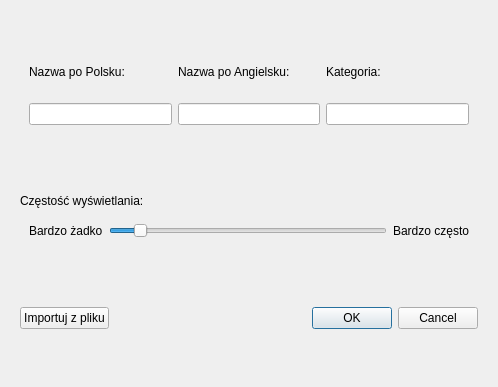
<?xml version="1.0" encoding="UTF-8"?>
<ui version="4.0">
 <class>Dialog</class>
 <widget class="QDialog" name="Dialog">
  <property name="geometry">
   <rect>
    <x>0</x>
    <y>0</y>
    <width>498</width>
    <height>387</height>
   </rect>
  </property>
  <property name="windowTitle">
   <string>Dialog</string>
  </property>
  <layout class="QVBoxLayout" name="verticalLayout_3">
   <item>
    <widget class="QWidget" name="widget_3" native="true">
     <property name="sizePolicy">
      <sizepolicy hsizetype="Preferred" vsizetype="Maximum">
       <horstretch>0</horstretch>
       <verstretch>0</verstretch>
      </sizepolicy>
     </property>
     <layout class="QVBoxLayout" name="verticalLayout">
      <item>
       <widget class="QWidget" name="widget" native="true">
        <property name="sizePolicy">
         <sizepolicy hsizetype="Preferred" vsizetype="Maximum">
          <horstretch>0</horstretch>
          <verstretch>0</verstretch>
         </sizepolicy>
        </property>
        <layout class="QHBoxLayout" name="horizontalLayout">
         <item>
          <widget class="QLabel" name="label">
           <property name="text">
            <string>Nazwa po Polsku:</string>
           </property>
          </widget>
         </item>
         <item>
          <widget class="QLabel" name="label_2">
           <property name="text">
            <string>Nazwa po Angielsku:</string>
           </property>
          </widget>
         </item>
         <item>
          <widget class="QLabel" name="label_3">
           <property name="text">
            <string>Kategoria:</string>
           </property>
          </widget>
         </item>
        </layout>
       </widget>
      </item>
      <item>
       <widget class="QWidget" name="widget_2" native="true">
        <property name="sizePolicy">
         <sizepolicy hsizetype="Preferred" vsizetype="Maximum">
          <horstretch>0</horstretch>
          <verstretch>0</verstretch>
         </sizepolicy>
        </property>
        <layout class="QHBoxLayout" name="horizontalLayout_2">
         <item>
          <widget class="QLineEdit" name="originNameInput"/>
         </item>
         <item>
          <widget class="QLineEdit" name="learnNameInput"/>
         </item>
         <item>
          <widget class="QLineEdit" name="categoryInput"/>
         </item>
        </layout>
       </widget>
      </item>
     </layout>
    </widget>
   </item>
   <item>
    <widget class="QWidget" name="widget_5" native="true">
     <property name="sizePolicy">
      <sizepolicy hsizetype="Preferred" vsizetype="Maximum">
       <horstretch>0</horstretch>
       <verstretch>0</verstretch>
      </sizepolicy>
     </property>
     <layout class="QVBoxLayout" name="verticalLayout_2">
      <item>
       <widget class="QLabel" name="label_6">
        <property name="sizePolicy">
         <sizepolicy hsizetype="Preferred" vsizetype="Maximum">
          <horstretch>0</horstretch>
          <verstretch>0</verstretch>
         </sizepolicy>
        </property>
        <property name="text">
         <string>Częstość wyświetlania:</string>
        </property>
       </widget>
      </item>
      <item>
       <widget class="QWidget" name="widget_4" native="true">
        <property name="sizePolicy">
         <sizepolicy hsizetype="Preferred" vsizetype="Maximum">
          <horstretch>0</horstretch>
          <verstretch>0</verstretch>
         </sizepolicy>
        </property>
        <layout class="QHBoxLayout" name="horizontalLayout_3">
         <item>
          <widget class="QLabel" name="label_5">
           <property name="text">
            <string>Bardzo żadko</string>
           </property>
          </widget>
         </item>
         <item>
          <widget class="QSlider" name="horizontalSlider">
           <property name="minimum">
            <number>1</number>
           </property>
           <property name="value">
            <number>10</number>
           </property>
           <property name="sliderPosition">
            <number>10</number>
           </property>
           <property name="orientation">
            <enum>Qt::Horizontal</enum>
           </property>
           <property name="tickPosition">
            <enum>QSlider::NoTicks</enum>
           </property>
          </widget>
         </item>
         <item>
          <widget class="QLabel" name="label_4">
           <property name="text">
            <string>Bardzo często</string>
           </property>
          </widget>
         </item>
        </layout>
       </widget>
      </item>
     </layout>
    </widget>
   </item>
   <item>
    <widget class="QWidget" name="widget_6" native="true">
     <property name="sizePolicy">
      <sizepolicy hsizetype="Preferred" vsizetype="Maximum">
       <horstretch>0</horstretch>
       <verstretch>0</verstretch>
      </sizepolicy>
     </property>
     <layout class="QHBoxLayout" name="horizontalLayout_4">
      <item>
       <widget class="QPushButton" name="btnImport">
        <property name="text">
         <string>Importuj z pliku</string>
        </property>
       </widget>
      </item>
      <item>
       <widget class="QDialogButtonBox" name="btnBox">
        <property name="orientation">
         <enum>Qt::Horizontal</enum>
        </property>
        <property name="standardButtons">
         <set>QDialogButtonBox::Cancel|QDialogButtonBox::Ok</set>
        </property>
       </widget>
      </item>
     </layout>
    </widget>
   </item>
  </layout>
 </widget>
 <resources/>
 <connections>
  <connection>
   <sender>btnBox</sender>
   <signal>accepted()</signal>
   <receiver>Dialog</receiver>
   <slot>accept()</slot>
   <hints>
    <hint type="sourcelabel">
     <x>248</x>
     <y>254</y>
    </hint>
    <hint type="destinationlabel">
     <x>157</x>
     <y>274</y>
    </hint>
   </hints>
  </connection>
  <connection>
   <sender>btnBox</sender>
   <signal>rejected()</signal>
   <receiver>Dialog</receiver>
   <slot>reject()</slot>
   <hints>
    <hint type="sourcelabel">
     <x>316</x>
     <y>260</y>
    </hint>
    <hint type="destinationlabel">
     <x>286</x>
     <y>274</y>
    </hint>
   </hints>
  </connection>
 </connections>
</ui>
